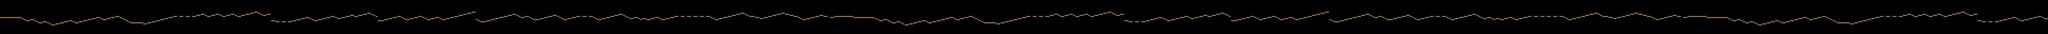

The image is a tile-based game level rendered from a .tmx file. Its description and source (layers, tilesets, objects; grid data summarised) follow:
An orthogonal 960x32 tile map with 32x16 px tiles, 1 tile layer (line), 9 tilesets and 274 objects.

<map version="1.2" tiledversion="1.2.1" orientation="orthogonal" renderorder="right-down" width="960" height="32" tilewidth="32" tileheight="16" infinite="0" nextlayerid="5" nextobjectid="302">
 <tileset firstgid="1" source="3w.tsx" />
 <tileset firstgid="2" source="8w.tsx" />
 <tileset firstgid="3" source="6w.tsx" />
 <tileset firstgid="4" source="7w.tsx" />
 <tileset firstgid="5" source="1w.tsx" />
 <tileset firstgid="6" source="5w.tsx" />
 <tileset firstgid="7" source="2w.tsx" />
 <tileset firstgid="8" source="4w.tsx" />
 <tileset firstgid="9" source="9w.tsx" />
 <layer id="1" name="line" width="960" height="32">
  <data>[30720 cells, 929 non-empty, 4 distinct tile ids]</data>
 </layer>
 <objectgroup id="3" name="diamond">
  <object id="265" x="603" y="323" />
  <object id="266" x="1569" y="274" />
  <object id="267" x="1991" y="298" />
  <object id="268" x="2096" y="297" />
  <object id="269" x="2975" y="209" />
  <object id="270" x="4160" y="303" />
  <object id="271" x="5087" y="257" />
  <object id="272" x="5921" y="244" />
  <object id="273" x="6559" y="242" />
  <object id="274" x="7244" y="304" />
  <object id="275" x="8047" y="274" />
  <object id="276" x="9309" y="193" />
  <object id="277" x="10079" y="241" />
  <object id="278" x="11301" y="224" />
  <object id="279" x="12318" y="208" />
  <object id="280" x="12607" y="204" />
  <object id="281" x="12724" y="203" />
  <object id="282" x="12888" y="205" />
  <object id="283" x="13026" y="202" />
  <object id="284" x="14865" y="297" />
  <object id="285" x="15997" y="211" />
  <object id="286" x="16829" y="193" />
  <object id="287" x="18013" y="225" />
  <object id="288" x="18910" y="272" />
  <object id="289" x="19904" y="162" />
  <object id="290" x="21471" y="226" />
  <object id="291" x="22461" y="259" />
  <object id="292" x="23550" y="275" />
  <object id="293" x="24080" y="225" />
  <object id="294" x="25398" y="201" />
  <object id="295" x="25509" y="201" />
  <object id="296" x="25679" y="219" />
  <object id="297" x="25825" y="219" />
  <object id="298" x="27166" y="273" />
  <object id="299" x="27636" y="296" />
  <object id="300" x="28958" y="225" />
  <object id="301" x="29759" y="305" />
 </objectgroup>
 <objectgroup id="4" name="can">
  <object id="226" x="1037" y="293" />
  <object id="227" x="1743" y="227" />
  <object id="229" x="2605" y="226" />
  <object id="230" x="3245" y="195" />
  <object id="231" x="4010" y="195" />
  <object id="232" x="4972" y="227" />
  <object id="233" x="5519" y="177" />
  <object id="234" x="6284" y="229" />
  <object id="235" x="7086" y="163" />
  <object id="236" x="8298" y="212" />
  <object id="237" x="8852" y="226" />
  <object id="238" x="9645" y="258" />
  <object id="239" x="10608" y="225" />
  <object id="240" x="11256" y="225" />
  <object id="241" x="11927" y="225" />
  <object id="242" x="12533" y="227" />
  <object id="243" x="13325" y="291" />
  <object id="244" x="14249" y="241" />
  <object id="245" x="14794" y="320" />
  <object id="246" x="15819" y="195" />
  <object id="247" x="16618" y="166" />
  <object id="248" x="17389" y="242" />
  <object id="249" x="18062" y="210" />
  <object id="250" x="18764" y="227" />
  <object id="251" x="19342" y="244" />
  <object id="252" x="20490" y="195" />
  <object id="253" x="21103" y="209" />
  <object id="254" x="22092" y="196" />
  <object id="255" x="22922" y="227" />
  <object id="256" x="23914" y="177" />
  <object id="257" x="24733" y="224" />
  <object id="258" x="25326" y="223" />
  <object id="259" x="26638" y="290" />
  <object id="260" x="27338" y="227" />
  <object id="261" x="28202" y="225" />
  <object id="262" x="29067" y="195" />
  <object id="263" x="29647" y="195" />
  <object id="264" x="30225" y="240" />
 </objectgroup>
 <objectgroup id="2" name="coins">
  <object id="1" x="477.11" y="273.947">
   <ellipse />
  </object>
  <object id="2" x="671.079" y="306.122">
   <ellipse />
  </object>
  <object id="3" x="862.291" y="337.378">
   <ellipse />
  </object>
  <object id="4" x="990.991" y="305.203">
   <ellipse />
  </object>
  <object id="5" x="1215.3" y="307.042">
   <ellipse />
  </object>
  <object id="6" x="1341.24" y="274.867">
   <ellipse />
  </object>
  <object id="7" x="1470.86" y="242.692">
   <ellipse />
  </object>
  <object id="8" x="1632.65" y="260.158">
   <ellipse />
  </object>
  <object id="9" x="1772.68" y="224.387">
   <ellipse />
  </object>
  <object id="10" x="1905.79" y="287.099">
   <ellipse />
  </object>
  <object id="11" x="2173.19" y="311.638">
   <ellipse />
  </object>
  <object id="12" x="2301.89" y="305.203">
   <ellipse />
  </object>
  <object id="13" x="2428.76" y="271.19">
   <ellipse />
  </object>
  <object id="14" x="2559.29" y="240.853">
   <ellipse />
  </object>
  <object id="15" x="2671.45" y="213.274">
   <ellipse />
  </object>
  <object id="16" x="2767.97" y="212.355">
   <ellipse />
  </object>
  <object id="17" x="2863.58" y="212.355">
   <ellipse />
  </object>
  <object id="18" x="3038.24" y="193.05">
   <ellipse />
  </object>
  <object id="19" x="3135.85" y="224.657">
   <ellipse />
  </object>
  <object id="20" x="3278.55" y="192.212">
   <ellipse />
  </object>
  <object id="21" x="3423.42" y="209.597">
   <ellipse />
  </object>
  <object id="22" x="3711.16" y="193.05">
   <ellipse />
  </object>
  <object id="23" x="3838.02" y="161.794">
   <ellipse />
  </object>
  <object id="24" x="4207.49" y="294.082">
   <ellipse />
  </object>
  <object id="25" x="4303.3" y="294.082">
   <ellipse />
  </object>
  <object id="26" x="4415.47" y="292.263">
   <ellipse />
  </object>
  <object id="27" x="4542.81" y="260.126">
   <ellipse />
  </object>
  <object id="28" x="4863.57" y="258.307">
   <ellipse />
  </object>
  <object id="29" x="5006.51" y="225.777">
   <ellipse />
  </object>
  <object id="30" x="5150.38" y="243.755">
   <ellipse />
  </object>
  <object id="31" x="5279.53" y="211.011">
   <ellipse />
  </object>
  <object id="32" x="5343.31" y="225.608">
   <ellipse />
  </object>
  <object id="33" x="4736.74" y="274.674">
   <ellipse />
  </object>
  <object id="34" x="5471.27" y="194.432">
   <ellipse />
  </object>
  <object id="35" x="5724.96" y="290.723">
   <ellipse />
  </object>
  <object id="36" x="5855.19" y="259.243">
   <ellipse />
  </object>
  <object id="37" x="5983.58" y="224.677">
   <ellipse />
  </object>
  <object id="38" x="6240.36" y="243.812">
   <ellipse />
  </object>
  <object id="39" x="6430.47" y="274.674">
   <ellipse />
  </object>
  <object id="40" x="6655.76" y="274.674">
   <ellipse />
  </object>
  <object id="41" x="6783.53" y="243.195">
   <ellipse />
  </object>
  <object id="42" x="6910.68" y="210.481">
   <ellipse />
  </object>
  <object id="43" x="7039.69" y="178.384">
   <ellipse />
  </object>
  <object id="44" x="7150.75" y="272.039">
   <ellipse />
  </object>
  </objectgroup>
</map>
<!-- 155 of 274 objects omitted -->
